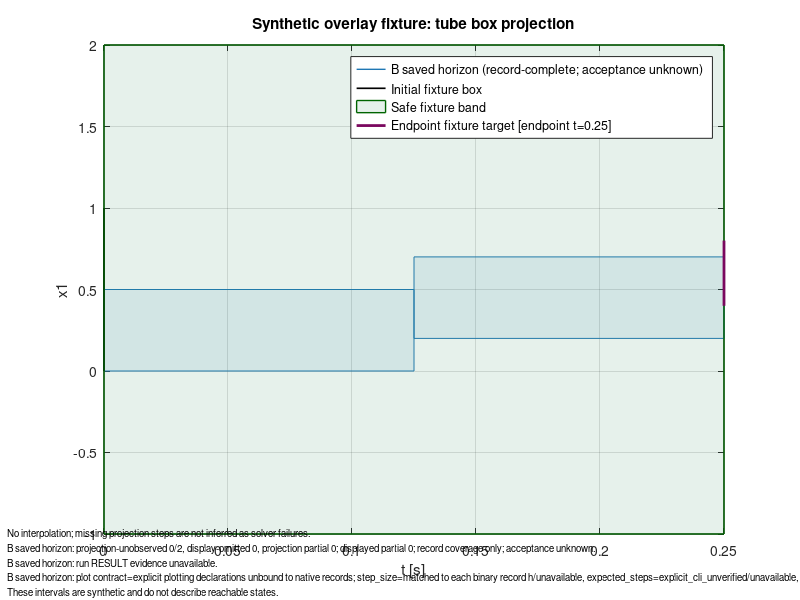

The MATLAB source for this figure:
% Generated by torch_tm_flowpipe.flowpipe_plot
% Axis-aligned box projection; this is not a Flow* octagon.
% Missing observer steps are not interpolated.
figure('Color','w'); hold on; box on; grid on;
h_1 = plot(nan, nan, '-', 'Color', [0.1216 0.4667 0.7059], 'LineWidth', 1.0);
boxes_1_complete = [
  0 0.125 0 0.5;
  0.125 0.25 0.20000000000000001 0.69999999999999996;
];
for i = 1:size(boxes_1_complete,1)
  b = boxes_1_complete(i,:);
  if b(1) == b(2) && b(3) == b(4)
    plot(b(1), b(3), '.', 'Color', [0.1216 0.4667 0.7059], 'MarkerSize', 8);
  elseif b(1) == b(2) || b(3) == b(4)
    plot([b(1) b(2)], [b(3) b(4)], '-', 'Color', [0.1216 0.4667 0.7059], 'LineWidth', 0.8);
  else
    patch([b(1) b(2) b(2) b(1)], [b(3) b(3) b(4) b(4)], [0.1216 0.4667 0.7059], 'FaceAlpha', 0.10, 'EdgeColor', [0.1216 0.4667 0.7059], 'LineStyle', '-', 'LineWidth', 0.35);
  end
end
boxes_1_partial = [
];
for i = 1:size(boxes_1_partial,1)
  b = boxes_1_partial(i,:);
  if b(1) == b(2) && b(3) == b(4)
    plot(b(1), b(3), 'o', 'Color', [0.1216 0.4667 0.7059], 'MarkerSize', 4);
  elseif b(1) == b(2) || b(3) == b(4)
    plot([b(1) b(2)], [b(3) b(4)], '--', 'Color', [0.1216 0.4667 0.7059], 'LineWidth', 0.8);
  else
    patch([b(1) b(2) b(2) b(1)], [b(3) b(3) b(4) b(4)], [0.1216 0.4667 0.7059], 'FaceAlpha', 0.02, 'EdgeColor', [0.1216 0.4667 0.7059], 'LineStyle', '--', 'LineWidth', 0.35);
  end
end
initial_box = [0 0 0 1];
if initial_box(1) == initial_box(2) && initial_box(3) == initial_box(4)
  h_initial = plot(initial_box(1), initial_box(3), 'ko', 'MarkerSize', 4);
elseif initial_box(1) == initial_box(2) || initial_box(3) == initial_box(4)
  h_initial = plot([initial_box(1) initial_box(2)], [initial_box(3) initial_box(4)], 'k-', 'LineWidth', 1.2);
else
  h_initial = patch([initial_box(1) initial_box(2) initial_box(2) initial_box(1)], [initial_box(3) initial_box(3) initial_box(4) initial_box(4)], 'w', 'FaceColor', 'none', 'EdgeColor', 'k', 'LineWidth', 1.2);
end
region_1 = [0 0.25 -1 2];
if region_1(1) == region_1(2) && region_1(3) == region_1(4)
  h_region_1 = plot(region_1(1), region_1(3), 'o', 'Color', [0.0000 0.3922 0.0000], 'MarkerSize', 5);
elseif region_1(1) == region_1(2) || region_1(3) == region_1(4)
  h_region_1 = plot([region_1(1) region_1(2)], [region_1(3) region_1(4)], '-', 'Color', [0.0000 0.3922 0.0000], 'LineWidth', 2);
else
  h_region_1 = patch([region_1(1) region_1(2) region_1(2) region_1(1)], [region_1(3) region_1(3) region_1(4) region_1(4)], [0.1804 0.5451 0.3412], 'FaceAlpha', 0.12, 'EdgeColor', [0.0000 0.3922 0.0000], 'LineStyle', '-', 'LineWidth', 1.0);
end
region_2 = [0.25 0.25 0.40000000000000002 0.80000000000000004];
if region_2(1) == region_2(2) && region_2(3) == region_2(4)
  h_region_2 = plot(region_2(1), region_2(3), 'o', 'Color', [0.4784 0.0275 0.3686], 'MarkerSize', 5);
elseif region_2(1) == region_2(2) || region_2(3) == region_2(4)
  h_region_2 = plot([region_2(1) region_2(2)], [region_2(3) region_2(4)], '-', 'Color', [0.4784 0.0275 0.3686], 'LineWidth', 2);
else
  h_region_2 = patch([region_2(1) region_2(2) region_2(2) region_2(1)], [region_2(3) region_2(3) region_2(4) region_2(4)], [0.6980 0.0941 0.5333], 'FaceAlpha', 0.12, 'EdgeColor', [0.4784 0.0275 0.3686], 'LineStyle', '-', 'LineWidth', 1.0);
end
xlabel('t [s]');
ylabel('x1');
title('Synthetic overlay fixture: tube box projection');
legend([h_1 h_initial h_region_1 h_region_2], {'B saved horizon (record-complete; acceptance unknown)', 'Initial fixture box', 'Safe fixture band', 'Endpoint fixture target [endpoint t=0.25]'}, 'Location', 'best');
annotation('textbox', [0.01 0.005 0.98 0.140], 'String', {'No interpolation; missing projection steps are not inferred as solver failures.'; 'B saved horizon: projection-unobserved 0/2, display-omitted 0, projection partial 0; displayed partial 0; record coverage only; acceptance unknown.'; 'B saved horizon: run RESULT evidence unavailable.'; 'B saved horizon: plot contract=explicit plotting declarations unbound to native records; step_size=matched to each binary record h/unavailable, expected_steps=explicit_cli_unverified/unavailable, lane_count=explicit_cli_unverified/unavailable.'; 'These intervals are synthetic and do not describe reachable states.'}, 'EdgeColor', 'none', 'FontSize', 7, 'Interpreter', 'none', 'FitBoxToText', 'on');
% Use exportgraphics(gcf, 'plot.pdf', 'ContentType', 'vector') if desired.
